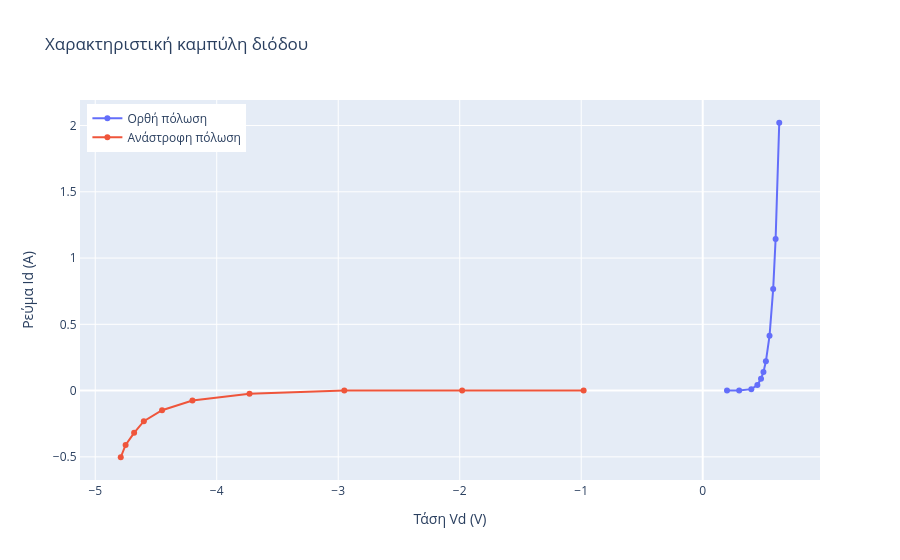

Notebook code cell kept with this figure:
### Markdown cell above
# Exercise 2

```json
Για τις Ασκήσεις που θα λύσετε θα χρησιμοποιήσετε τα ψηφία του Αριθμού Μητρώου Α.Μ.
Θεωρείστε το ΑΜ ως τετραψήφιο αριθμό με ψηφία: A B C D.
Δηλαδή ο ένας Φοιτητής με Α.Μ. 1343, θα έχει Α = 1, Β = 3, C = 4, D = 3

```

### Για το Α.Μ μου ισχύει: Α = 3, Β = 3, C = 2, D = 3

# Άσκηση 1

Κατά την διάρκεια του εργαστηρίου υλοποιήθηκε κύκλωμα για την μελέτη της διόδου και την δημιουργία της χαρακτηριστικής καμπύλης του στοιχείου. Συγκεκριμένα για την μελέτη της συμπεριφοράς της διόδου στην ορθή πόλωση χρησιμοποιήθηκε μια απλή δίοδος, ενώ για την μελέτη της ανάστροφης πόλωσης χρησιμοποιήθηκε δίοδος Zener. Καταγράψτε τις τιμές που λάβαμε από το πολύμετρο για την ένταση του ρεύματος ($I_D$) που διαρρέει την δίοδο και την τάση ($V_D$) στα άκρα της.

| A/A | VD (Ορθή πόλωση διόδου) | ΙD (Ορθή πόλωση διόδου) | VD (Ανάστροφη πόλωση διόδου) | ΙD (Ανάστροφη πόλωση διόδου) |
| --- | --- | --- | --- | --- |
| 1 | 0.2 | 0 | -0.98 | 0 |
| 2 | 0.3 | 0 | -1.98 | 0 |
| 3 | 0.4 | 0.011 | -2.95 | 0 |
| 4 | 0.45 | 0.042 | -3.73 | -0.023 |
| 5 | 0.48 | 0.089 | -4.20 | -0.075 |
| 6 | 0.5 | 0.141 | -4.45 | -0.148 |
| 7 | 0.52 | 0.221 | -4.60 | -0.231 |
| 8 | 0.55 | 0.413 | -4.68 | -0.319 |
| 9 | 0.58 | 0.766 | -4.75 | -0.41 |
| 10 | 0.6 | 1.143 | -4.79 | -0.503 |
| 11 | 0.63 | 2.021 |  |  |
| 12 |  |  |  |  |
| 13 |  |  |  |  |
| 14 |  |  |  |  |
|  |  |  |  |  |

---

A. Να σχεδιάσετε (είτε με κάποιο λογισμικό, είτε σε μιλιμετρέ χαρτί με το χέρι) την χαρακτηριστική καμπύλη της διόδου. Η καμπύλη της ορθής πόλωσης θα πρέπει να είναι στο 1ο τεταρτημόριο του καρτεσιανού συστήματος συντεταγμένων, ενώ η ανάστροφη πόλωση στο 3ο τεταρτημόριο.

Β. Μπορεί να καταλάβετε από την χαρακτηριστική καμπύλη αν η δίοδος που χρησιμοποιήσαμε είναι πυριτίου ή γερμανίου; Εξηγείστε.

Γ. Ποια πιστεύετε με βάση την γραφική παράσταση ότι είναι η τιμή της τάσης Zener ($V_z$).

### Code cell
import plotly.graph_objects as go

# Δημιουργία γραφήματος
fig = go.Figure()

# Δεδομένα από τον πίνακα
vd_forward = [0.2, 0.3, 0.4, 0.45, 0.48, 0.5, 0.52, 0.55, 0.58, 0.6, 0.63]
id_forward = [0, 0, 0.011, 0.042, 0.089, 0.141, 0.221, 0.413, 0.766, 1.143, 2.021]

vd_reverse = [-0.98, -1.98, -2.95, -3.73, -4.2, -4.45, -4.6, -4.68, -4.75, -4.79]
id_reverse = [0, 0, 0, -0.023, -0.075, -0.148, -0.231, -0.319, -0.41, -0.503]

# Ορθή πόλωση
fig.add_trace(go.Scatter(
    x=vd_forward, 
    y=id_forward, 
    mode='lines+markers', 
    name='Ορθή πόλωση',
    hoverinfo='text',
    hovertext=[f'Vd: {vd} V<br>Id: {id} A' for vd, id in zip(vd_forward, id_forward)]
))

# Ανάστροφη πόλωση
fig.add_trace(go.Scatter(
    x=vd_reverse, 
    y=id_reverse, 
    mode='lines+markers', 
    name='Ανάστροφη πόλωση',
    hoverinfo='text',
    hovertext=[f'Vd: {vd} V<br>Id: {id} A' for vd, id in zip(vd_reverse, id_reverse)]
))

# Προσθήκη τίτλων και ετικετών
fig.update_layout(
    title="Χαρακτηριστική καμπύλη διόδου",
    xaxis_title="Τάση Vd (V)",
    yaxis_title="Ρεύμα Id (A)",
    xaxis=dict(showline=True, zeroline=True),
    yaxis=dict(showline=True, zeroline=True),
    legend=dict(x=0.01, y=0.99)
)

# Εμφάνιση γραφήματος
fig.show()

### Figure 1 — Plotly figure (JSON) as saved in the notebook; plotly's stock layout.template omitted (floating-point values rounded to 4 significant figures)
{"data": [{"hoverinfo": "text", "hovertext": ["Vd: 0.2 V<br>Id: 0 A", "Vd: 0.3 V<br>Id: 0 A", "Vd: 0.4 V<br>Id: 0.011 A", "Vd: 0.45 V<br>Id: 0.042 A", "Vd: 0.48 V<br>Id: 0.089 A", "Vd: 0.5 V<br>Id: 0.141 A", "Vd: 0.52 V<br>Id: 0.221 A", "Vd: 0.55 V<br>Id: 0.413 A", "Vd: 0.58 V<br>Id: 0.766 A", "Vd: 0.6 V<br>Id: 1.143 A", "Vd: 0.63 V<br>Id: 2.021 A"], "mode": "lines+markers", "name": "Ορθή πόλωση", "type": "scatter", "x": [0.2, 0.3, 0.4, 0.45, 0.48, 0.5, 0.52, 0.55, 0.58, 0.6, 0.63], "y": [0, 0, 0.011, 0.042, 0.089, 0.141, 0.221, 0.413, 0.766, 1.143, 2.021]}, {"hoverinfo": "text", "hovertext": ["Vd: -0.98 V<br>Id: 0 A", "Vd: -1.98 V<br>Id: 0 A", "Vd: -2.95 V<br>Id: 0 A", "Vd: -3.73 V<br>Id: -0.023 A", "Vd: -4.2 V<br>Id: -0.075 A", "Vd: -4.45 V<br>Id: -0.148 A", "Vd: -4.6 V<br>Id: -0.231 A", "Vd: -4.68 V<br>Id: -0.319 A", "Vd: -4.75 V<br>Id: -0.41 A", "Vd: -4.79 V<br>Id: -0.503 A"], "mode": "lines+markers", "name": "Ανάστροφη πόλωση", "type": "scatter", "x": [-0.98, -1.98, -2.95, -3.73, -4.2, -4.45, -4.6, -4.68, -4.75, -4.79], "y": [0, 0, 0, -0.023, -0.075, -0.148, -0.231, -0.319, -0.41, -0.503]}], "layout": {"legend": {"x": 0.01, "y": 0.99}, "title": {"text": "Χαρακτηριστική καμπύλη διόδου"}, "xaxis": {"showline": true, "title": {"text": "Τάση Vd (V)"}, "zeroline": true}, "yaxis": {"showline": true, "title": {"text": "Ρεύμα Id (A)"}, "zeroline": true}}}
